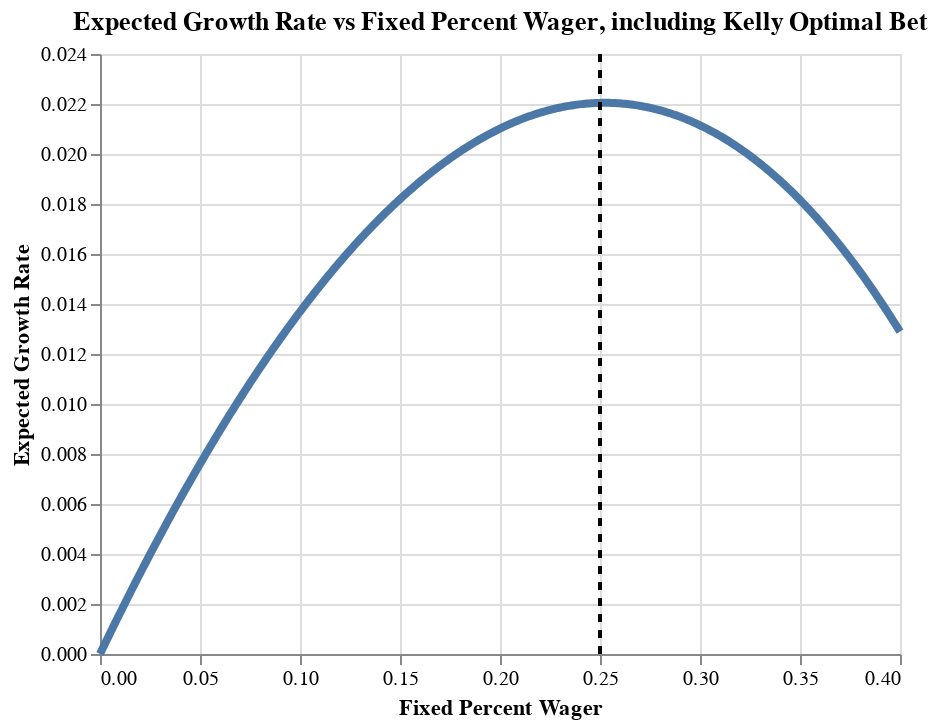

Notebook cell for this chart:
### Code cell
kelly.plot_exp_growth_rates_by_perc_wager()

### Figure 1 — Vega-Lite specification as saved in the notebook (floating-point values rounded to 4 significant figures; data arrays with more than 128 entries replaced by an {"elided": "..."} marker saying what was removed)
{"config": {"view": {"continuousWidth": 400, "continuousHeight": 300}}, "layer": [{"data": {"name": "data-a911a73b47af929d14d6799713a393c3"}, "mark": {"type": "line", "strokeWidth": 4}, "encoding": {"x": {"field": "percent_wager", "title": "Fixed Percent Wager", "type": "quantitative"}, "y": {"field": "expected_growth_rate", "title": "Expected Growth Rate", "type": "quantitative"}}}, {"data": {"name": "data-77d309a5ac642dd7a4e8d5a0bdef761b"}, "mark": {"type": "rule", "strokeDash": [4, 4], "strokeWidth": 2}, "encoding": {"x": {"field": "percent_wager", "type": "quantitative"}}}], "title": "Expected Growth Rate vs Fixed Percent Wager, including Kelly Optimal Bet", "$schema": "https://vega.github.io/schema/vega-lite/v4.17.0.json", "datasets": {"data-a911a73b47af929d14d6799713a393c3": {"elided": "400 records"}, "data-77d309a5ac642dd7a4e8d5a0bdef761b": [{"percent_wager": 0.25}]}}
